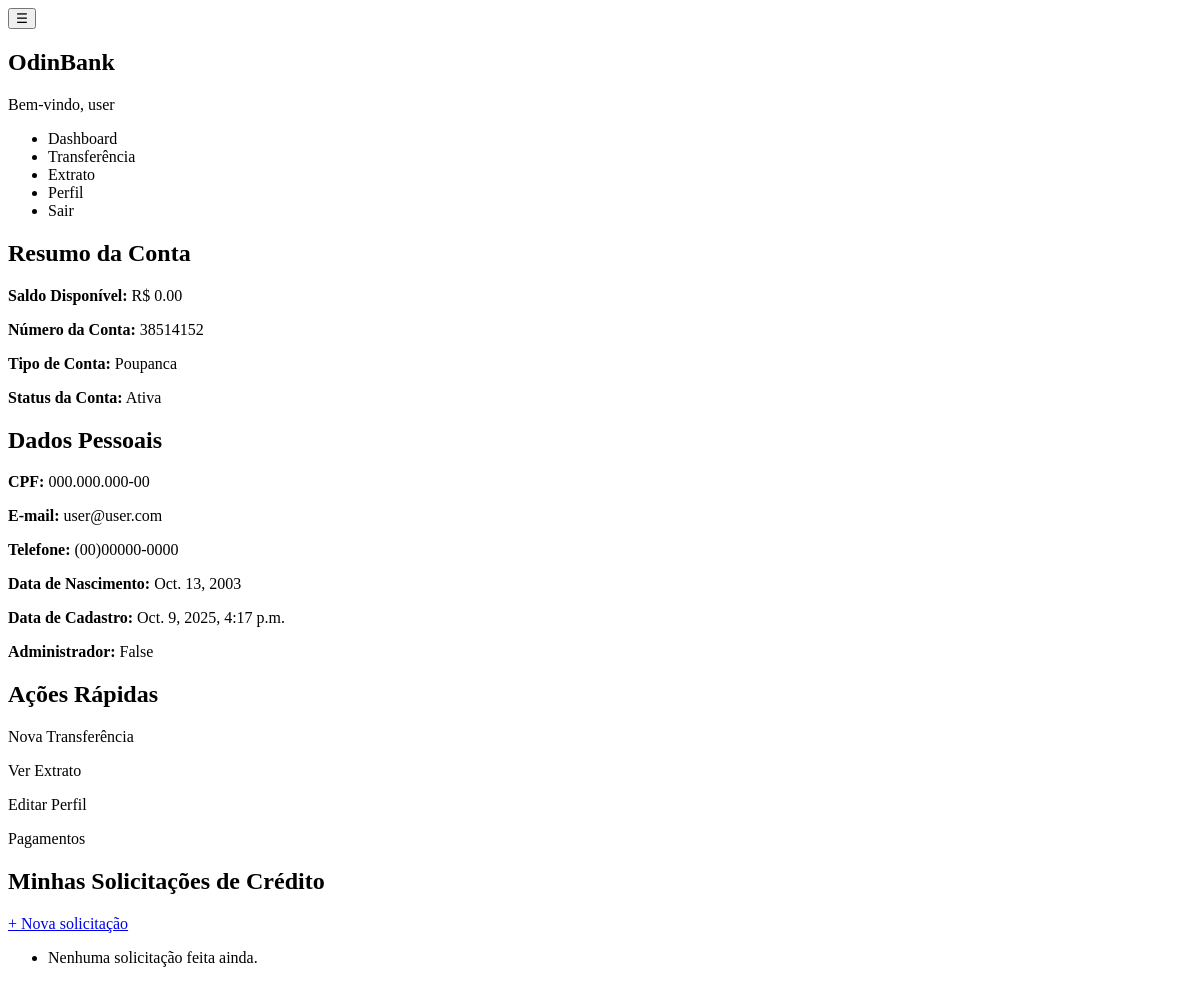
The page /users/perfil/ (signed in) on the database as committed earlier.
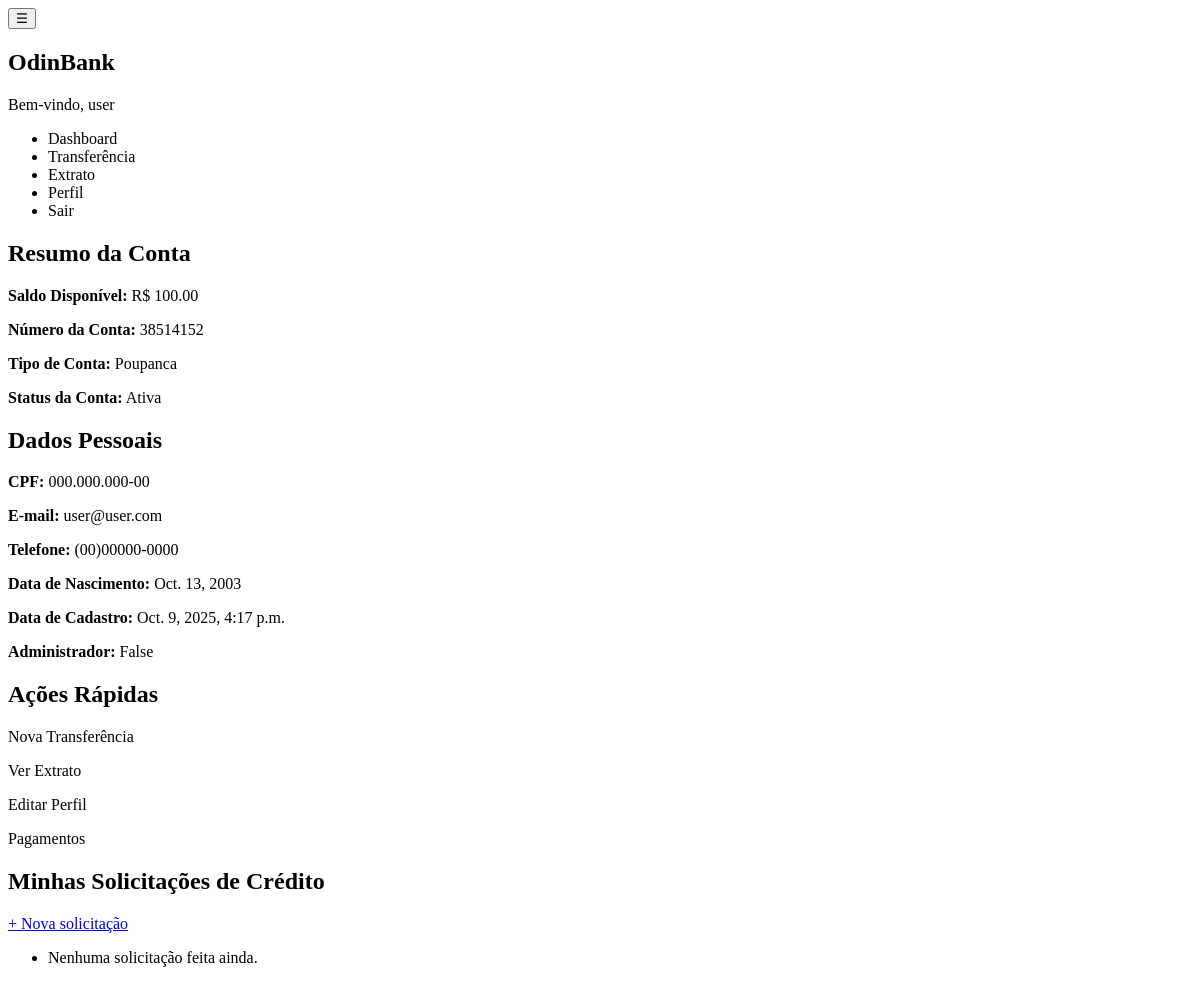
The same page on the database as committed later.
### users/models.py (models this page shows, shortened)
class Cliente(models.Model):
    gerente_responsavel = models.ForeignKey(
        Gerente,
        on_delete=models.SET_NULL,
        null=True,
        blank=True,
        related_name="clientes"
    )
    numero_da_conta = models.CharField(
        max_length=20,
        unique=True,
        default=gerar_numero_conta
    )
    cpf = models.CharField(max_length=14, unique=True, validators=[cpf_validator])
    username = models.CharField(max_length=150)
    email = models.EmailField(unique=True)
    password = models.CharField(max_length=128)
    data_de_nascimento = models.DateField()
    telefone = models.CharField(max_length=14, validators=[telefone_validator])
    data_de_cadastro = models.DateTimeField(auto_now_add=True)
    saldo = models.DecimalField(max_digits=10, decimal_places=2, default=0.00)
    tipo_de_conta = models.CharField(
        max_length=20,
        choices=[
            ('corrente', 'Conta Corrente'),
            ('poupanca', 'Conta Poupança'),
            ('salario', 'Conta Salário'),
        ]
    )
    status_conta = models.CharField(max_length=20, default='ativa')
    admUser = models.BooleanField(default=False)

### users/views.py (the view, shortened to what this page needs)
# urls.py: path('perfil/', views.view_perfil, name='perfil'),
def view_perfil(request):
    if "user_id" not in request.session:
        return redirect("users:login")
    user_id = request.session["user_id"]
    admUser = request.session.get("admUser", False)
    user = Cliente.objects.get(id=user_id)
    return render(request, "users/perfil/cliente/index.html", {"user": user})

### templates/users/perfil/cliente/index.html (shortened to what this page needs)
<!DOCTYPE html>
<html lang="pt-BR">
<head>
    {% load static %}
    <link rel="stylesheet" href="{% static 'perfil/cliente/style.css' %}">
</head>
<body>
    <button id="drawer-toggle" class="drawer-toggle">☰</button>
    <div class="dashboard-container">
        <aside class="sidebar" id="drawer">
            <h2>OdinBank</h2>
            <p>Bem-vindo, {{ user.username }}</p>
            <nav>
                <ul>
                    <li>Dashboard</li>
                    <li>Transferência</li>
                    <li>Extrato</li>
                    <li>Perfil</li>
                    <li>Sair</li>
                </ul>
            </nav>
        </aside>
        <main class="main-content">
            <section class="account-overview">
                <h2>Resumo da Conta</h2>
                <div class="card">
                    <p><strong>Saldo Disponível:</strong> R$ {{ user.saldo }}</p>
                    <p><strong>Número da Conta:</strong> {{ user.numero_da_conta }}</p>
                    <p><strong>Tipo de Conta:</strong> {{ user.tipo_de_conta|capfirst }}</p>
                    <p><strong>Status da Conta:</strong> {{ user.status_conta|capfirst }}</p>
                </div>
            </section>
            <section class="personal-info">
                <h2>Dados Pessoais</h2>
                <div class="card">
                    <p><strong>CPF:</strong> {{ user.cpf }}</p>
                    <p><strong>E-mail:</strong> {{ user.email }}</p>
                    <p><strong>Telefone:</strong> {{ user.telefone }}</p>
                    <p><strong>Data de Nascimento:</strong> {{ user.data_de_nascimento }}</p>
                    <p><strong>Data de Cadastro:</strong> {{ user.data_de_cadastro }}</p>
                    <p><strong>Administrador:</strong> {{ user.admUser }}</p>
                </div>
            </section>
            <section class="quick-actions">
                <h2>Ações Rápidas</h2>
                <div class="card actions-grid">
                    <p>Nova Transferência</p>
                    <p>Ver Extrato</p>
                    <p>Editar Perfil</p>
                    <p>Pagamentos</p>
                </div>
            </section>
        </main>
        <h2>Minhas Solicitações de Crédito</h2>
        <a href="{% url 'users:solicitar_credito' %}">+ Nova solicitação</a>
        <ul>
            {% for s in user.solicitacoes.all %}
                <li>
                    <strong>R$ {{ s.valor }}</strong> - {{ s.status|title }}
                    {% if s.resposta_gerente %}
                        <br><em>Mensagem do gerente:</em> {{ s.resposta_gerente }}
                    {% endif %}
                </li>
            {% empty %}
                <li>Nenhuma solicitação feita ainda.</li>
            {% endfor %}
        </ul>
    </div>
</body>
</html>

Rows that differ between the two databases and show on the page:
changed Cliente "user": saldo "0.00" → "100.00"
